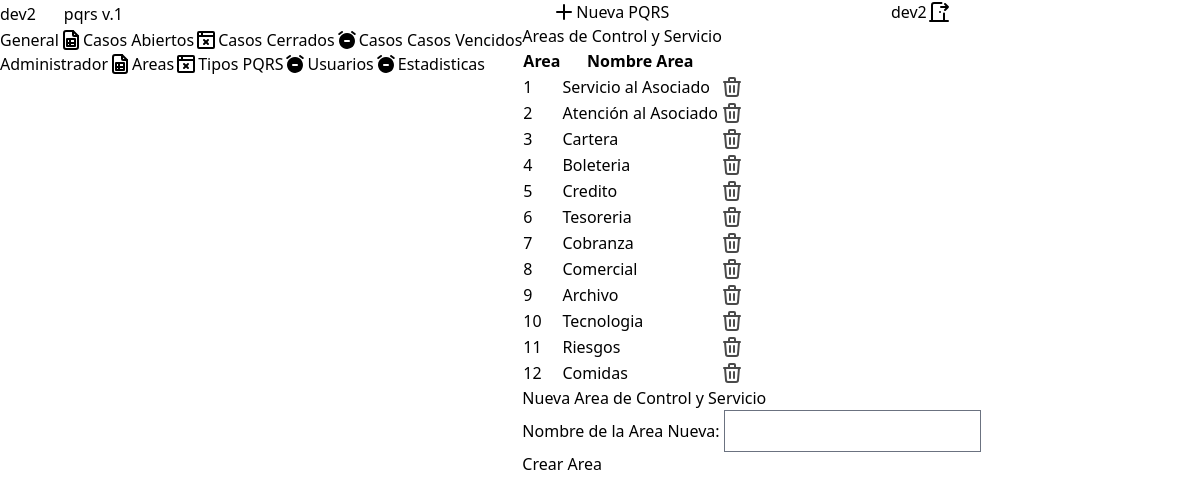
Page /adminUser/ (signed in) on the earlier database version.
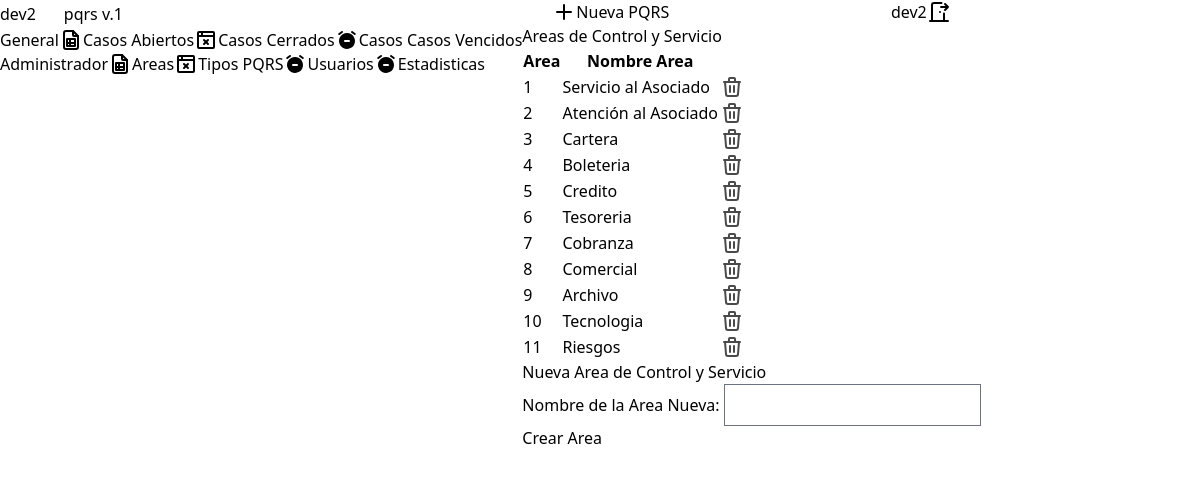
Same page on the later database version.
### adminUser/models.py (models this page shows, shortened)
class Areas(models.Model):
    name = models.CharField(max_length=30)

### adminUser/views.py (the view)
# urls.py: path('', areasAll, name="areas"),
def areasAll(request):
    if not request.user.is_staff:
        return redirect('home')
    areas = Areas.objects.all()
    form = AreasForms()
    if request.method == 'POST':
        form = AreasForms(request.POST)
        if form.is_valid():
            form.save()
            return redirect('areas')
    return render(request, 'admin/areas.html', {'areas': areas, 'form': form})

### adminUser/forms.py
class AreasForms(forms.ModelForm):
    class Meta:
        model = Areas
        fields = '__all__'
        labels = {
            'name': 'Nombre de la Area Nueva'
        }

### adminUser/templates/admin/areas.html (shortened to what this page needs)
{% extends "baseUsers.html" %}
{% load static %}
{% block datas %}
    <section class="areas">
        <div>
            <div class="top-areas">
                <h2>Areas de Control y Servicio</h2>
            </div>
            <table>
                <tr>
                    <th>Area</th>
                    <th>Nombre Area</th>
                    <th></th>
                </tr>
                {% for area in areas %}
                <tr class="datas-areas ">
                    <td>{{forloop.counter}}</td>
                    <td>{{area.name}}</td>
                    <td>
                        <a
                            href="{% url 'deleteArea' area.id %}"
                            onclick="return confirm('Esta seguro de eliminar esta Area?')"
                        >
                        </a>
                    </td>
                </tr>
                {% endfor %}
            </table>
        </div>
        <div>
            <h2>Nueva Area de Control y Servicio</h2>
            <form method="POST">
                {{form.as_p}}
                <button type="submit">
                    Crear Area
                </button>
            </form>
        </div>
    </section>
{% endblock datas %}

Differences in the rows shown:
removed Areas: name "Comidas"
